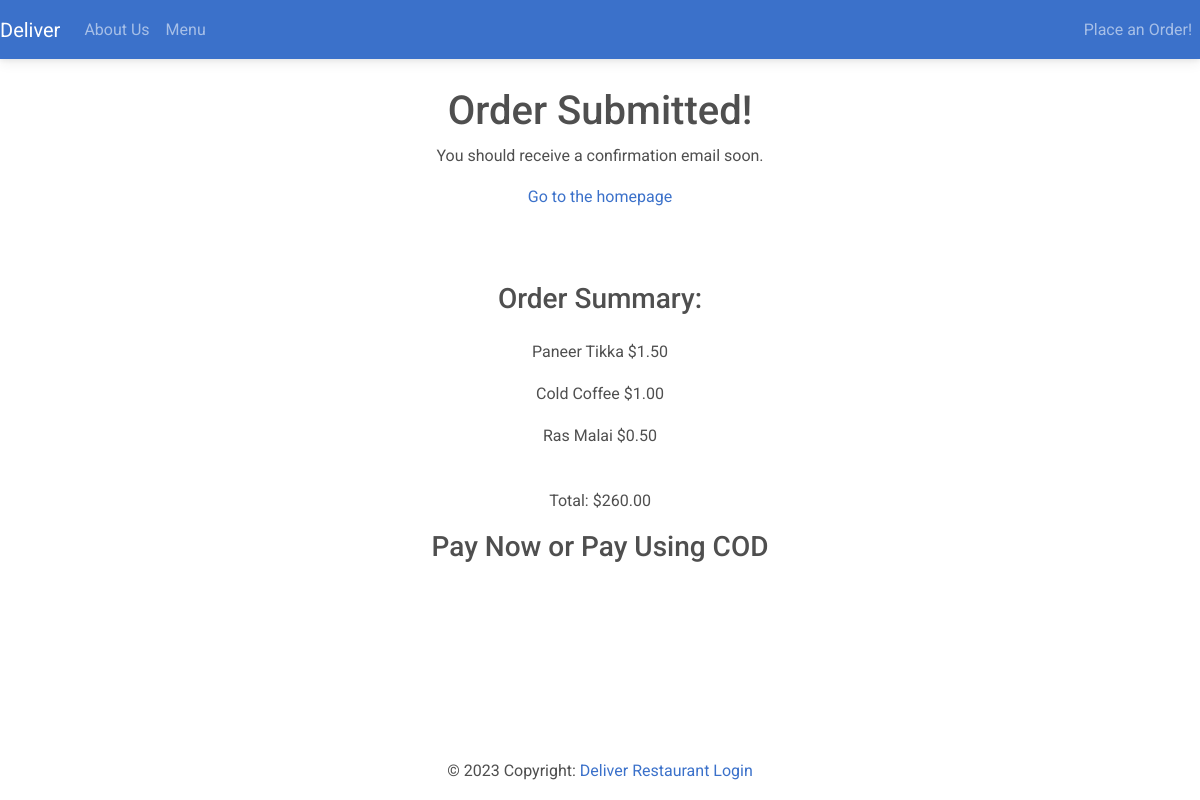
The app's page /order-confirmation/3 with its own data.
### customer/models.py (models this page shows, shortened)
class MenuItem(models.Model):
    name = models.CharField(max_length=100)
    description = models.TextField()
    image = models.ImageField(upload_to='menu_images/')
    price = models.DecimalField(max_digits=5, decimal_places=2)
    category = models.ManyToManyField('Category', related_name='item')

class OrderModel(models.Model):
    created_on = models.DateTimeField(auto_now_add=True)
    price = models.DecimalField(max_digits=7, decimal_places=2)
    items = models.ManyToManyField(
        'MenuItem', related_name='order', blank=True)
    name=models.CharField(max_length=50,blank=True)
    email=models.CharField(max_length=50,blank=True)
    street=models.CharField(max_length=50,blank=True)
    city=models.CharField(max_length=50,blank=True)
    state=models.CharField(max_length=15,blank=True)
    zip_code=models.IntegerField(blank=True,null=True)
    is_paid=models.BooleanField(default=False)
    is_shipped=models.BooleanField(default=False)

### customer/views.py (the view, shortened to what this page needs)
# urls.py: path('order-confirmation/<int:pk>',OrderConfirmation.as_view(),
class OrderConfirmation(View):
    def get(self,request,pk,*args,**kwargs):
        order=OrderModel.objects.get(pk=pk)
        context={
            'pk':order.pk,
            'items':order.items,
            'price':order.price,
        }
        return render(request, 'customer/order_confirmation.html', context)

### customer/templates/customer/order_confirmation.html (shortened to what this page needs)
{% extends 'customer/base.html' %}
{% block content %}
<div class="container mb-5">
    <div class="row justify-content-center mt-1">
        <div class="col-md-5 col-sm-12 p-4 text-center">
            <h1>Order Submitted!</h1>
            <p>You should receive a confirmation email soon.</p>
            <a href="{% url 'index' %}">Go to the homepage</a>
        </div>
    </div>
    <div class="row justify-content-center mt-5">
        <div class="col-md-5 col-sm-12 text-center">
            <h3 class="pb-3">Order Summary:</h3>
            {% for item in items.all %}
                <p>{{ item.name }} <span class="pl-3">${{ item.price }}</span></p>
            {% endfor %}
            <p class="font-weight-bold pt-4">Total: ${{ price }}</p>
        </div>
    </div>
    <div class="row justify-content-center">
        <div class="col-md-6 text-center">
            <h3>Pay Now or Pay Using COD</h3>
        </div>
    </div>
</div>
{% endblock content %}

### records on screen
MenuItem: name "Paneer Tikka", price "1.50"
MenuItem: name "Cold Coffee", price "1.00"
MenuItem: name "Ras Malai", price "0.50"
OrderModel: price "260.00"
